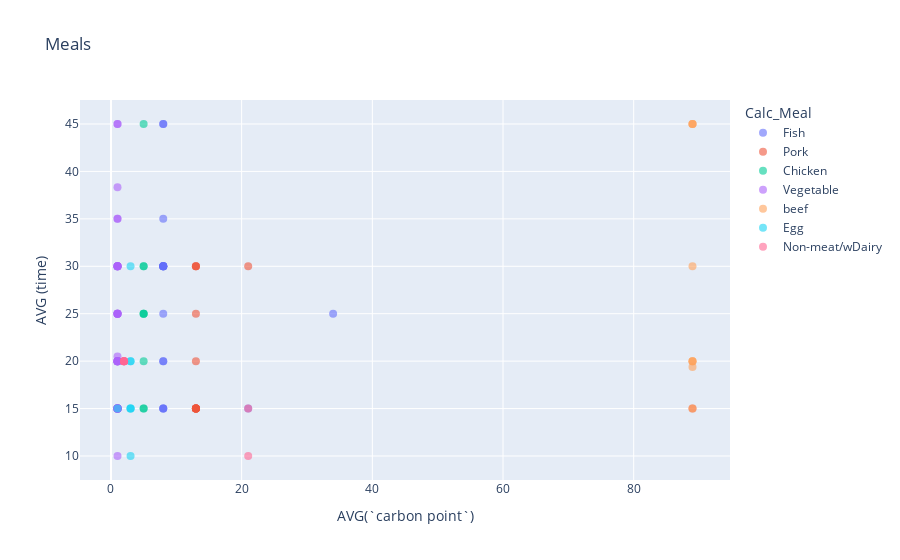

This figure's notebook cell:
### Code cell
# Convert the 'weekday' column to a categorical type with the specified order
result_df3['quarter'] = pd.Categorical(result_df3['quarter'])

# Define the SQL query
query = '''
SELECT meal,calc_meal ,AVG(`carbon point`), AVG (time), COUNT (meal)
FROM df
GROUP BY meal, calc_meal
'''

# Execute the query
result_df4 = psql.sqldf(query, locals())

import plotly.express as px

# Interactive plot with Plotly
fig = px.scatter(result_df4, x='AVG(`carbon point`)', y='AVG (time)', color='Calc_Meal', hover_name='meal',
                 title='Meals')
fig.update_traces(marker=dict(size=8, opacity=0.6))
fig.show()

### Figure 1 — Plotly figure (JSON) as saved in the notebook; plotly's stock layout.template omitted (floating-point values rounded to 4 significant figures)
{"data": [{"hovertemplate": "<b>%{hovertext}</b><br><br>Calc_Meal=Fish<br>AVG(`carbon point`)=%{x}<br>AVG (time)=%{y}<extra></extra>", "hovertext": ["Russian salad", "baked fish", "baked hake", "baked salmon", "battered hake", "croquettes", "fish stew", "fried rooster", "gilt-head bream", "grilled sea bass", "hake", "hake with mashed potatoes", "mixed salad", "paella with squid", "peas with fish", "sea bass", "swordfish", "tuna"], "legendgroup": "Fish", "marker": {"color": "#636efa", "opacity": 0.6, "size": 8, "symbol": "circle"}, "mode": "markers", "name": "Fish", "orientation": "v", "showlegend": true, "type": "scatter", "x": [8, 8, 8, 8, 8, 8, 8, 8, 8, 8, 8, 8, 21, 34, 8, 8, 8, 8], "xaxis": "x", "y": [35, 30, 30, 30, 20, 45, 45, 15, 15, 25, 30, 30, 15, 25, 30, 30, 15, 20], "yaxis": "y"}, {"hovertemplate": "<b>%{hovertext}</b><br><br>Calc_Meal=Pork<br>AVG(`carbon point`)=%{x}<br>AVG (time)=%{y}<extra></extra>", "hovertext": ["Saxon loin", "broccoli with ham", "carbonara macaroni", "carbonara pasta", "loin", "loin fillet", "macaroni", "marinated pork loin", "peas with ham", "pizza", "pork fillet", "pork tenderloin", "sausages", "spaghetti carbonara", "stroganoff tenderloin"], "legendgroup": "Pork", "marker": {"color": "#EF553B", "opacity": 0.6, "size": 8, "symbol": "circle"}, "mode": "markers", "name": "Pork", "orientation": "v", "showlegend": true, "type": "scatter", "x": [13, 13, 13, 13, 13, 89, 13, 13, 13, 21, 13, 13, 13, 13, 13], "xaxis": "x", "y": [15, 15, 30, 20, 15, 15, 25, 15, 15, 30, 15, 15, 15, 30, 30], "yaxis": "y"}, {"hovertemplate": "<b>%{hovertext}</b><br><br>Calc_Meal=Chicken<br>AVG(`carbon point`)=%{x}<br>AVG (time)=%{y}<extra></extra>", "hovertext": ["Soup", "butterfly chicken", "chicken and turnip greens", "chicken fillet", "chicken soup", "green beans with chicken", "pasta soup", "roast chicken", "turkey fillet"], "legendgroup": "Chicken", "marker": {"color": "#00cc96", "opacity": 0.6, "size": 8, "symbol": "circle"}, "mode": "markers", "name": "Chicken", "orientation": "v", "showlegend": true, "type": "scatter", "x": [5, 5, 5, 5, 5, 5, 5, 5, 5], "xaxis": "x", "y": [25, 30, 30, 15, 25, 20, 25, 45, 15], "yaxis": "y"}, {"hovertemplate": "<b>%{hovertext}</b><br><br>Calc_Meal=Vegetable<br>AVG(`carbon point`)=%{x}<br>AVG (time)=%{y}<extra></extra>", "hovertext": ["baked eggplant and zucchini", "boiled potato", "broccoli with garlic sauce", "broccoli with potato", "chard with potatoes", "chickpea salad", "chickpea stew", "chickpeas", "chickpeas with spinach", "french fries", "fried potato", "garlic mushrooms", "gazpacho", "green beans", "green beans with garlic sauce", "green beans with potato", "grilled asparagus", "grilled zucchini", "kale with fried potatoes", "large beans", "leftover mushrooms", "lentils", "pea puree", "peas with onion", "peas with potato", "refried beans", "rice", "rice with tomato", "salad", "sauteed cauliflower", "sauteed spinach", "sauteed vegetables", "spaghetti with garlic mushrooms", "spinach mashed potatoes", "spinach stew", "stewed vegetables", "stir-fried green beans", "tomato", "tomato sauce", "turnip greens with potato"], "legendgroup": "Vegetable", "marker": {"color": "#ab63fa", "opacity": 0.6, "size": 8, "symbol": "circle"}, "mode": "markers", "name": "Vegetable", "orientation": "v", "showlegend": true, "type": "scatter", "x": [1, 1, 1, 1, 1, 1, 1, 1, 1, 1, 1, 1, 1, 1, 1, 1, 1, 1, 1, 1, 1, 1, 1, 1, 1, 1, 1, 1, 1, 1, 1, 1, 1, 1, 1, 1, 1, 1, 1, 1], "xaxis": "x", "y": [45, 20.5, 25, 35, 30, 25, 30, 30, 30, 25, 25, 20, 15, 20, 20, 30, 15, 15, 25, 20, 15, 45, 20, 15, 30, 38.33, 15, 25, 15, 15, 15, 15, 20, 20, 35, 15, 20, 10, 15, 30], "yaxis": "y"}, {"hovertemplate": "<b>%{hovertext}</b><br><br>Calc_Meal=beef<br>AVG(`carbon point`)=%{x}<br>AVG (time)=%{y}<extra></extra>", "hovertext": ["beef fillet", "breaded fillet", "broccoli with meat", "eggplant bolognese", "ground/minced meat", "meat", "roast beef", "spaghetti bolognese", "steak"], "legendgroup": "beef", "marker": {"color": "#FFA15A", "opacity": 0.6, "size": 8, "symbol": "circle"}, "mode": "markers", "name": "beef", "orientation": "v", "showlegend": true, "type": "scatter", "x": [89, 89, 89, 89, 89, 89, 89, 89, 89], "xaxis": "x", "y": [20, 19.38, 30, 45, 20, 15, 45, 45, 20], "yaxis": "y"}, {"hovertemplate": "<b>%{hovertext}</b><br><br>Calc_Meal=Egg<br>AVG(`carbon point`)=%{x}<br>AVG (time)=%{y}<extra></extra>", "hovertext": ["boiled egg", "boiled eggs", "broccoli with fried egg", "egg", "fried egg", "green beans with fried egg", "peas with fried egg", "potato omelette"], "legendgroup": "Egg", "marker": {"color": "#19d3f3", "opacity": 0.6, "size": 8, "symbol": "circle"}, "mode": "markers", "name": "Egg", "orientation": "v", "showlegend": true, "type": "scatter", "x": [3, 3, 1, 3, 3, 3, 3, 3], "xaxis": "x", "y": [15, 20, 15, 15, 10, 20, 15, 30], "yaxis": "y"}, {"hovertemplate": "<b>%{hovertext}</b><br><br>Calc_Meal=Non-meat/wDairy<br>AVG(`carbon point`)=%{x}<br>AVG (time)=%{y}<extra></extra>", "hovertext": ["carrot cream", "cream", "fava bean cream", "leek cream", "pasta salad", "pumpkin cream", "quesadillas", "zucchini cream"], "legendgroup": "Non-meat/wDairy", "marker": {"color": "#FF6692", "opacity": 0.6, "size": 8, "symbol": "circle"}, "mode": "markers", "name": "Non-meat/wDairy", "orientation": "v", "showlegend": true, "type": "scatter", "x": [2, 2, 2, 2, 21, 2, 21, 2], "xaxis": "x", "y": [20, 20, 20, 20, 15, 20, 10, 20], "yaxis": "y"}], "layout": {"autosize": true, "legend": {"title": {"text": "Calc_Meal"}, "tracegroupgap": 0}, "title": {"text": "Meals"}, "xaxis": {"anchor": "y", "autorange": true, "domain": [0, 1], "range": [-4.543, 94.54], "title": {"text": "AVG(`carbon point`)"}, "type": "linear"}, "yaxis": {"anchor": "x", "autorange": true, "domain": [0, 1], "range": [6.776, 48.22], "title": {"text": "AVG (time)"}, "type": "linear"}}}
